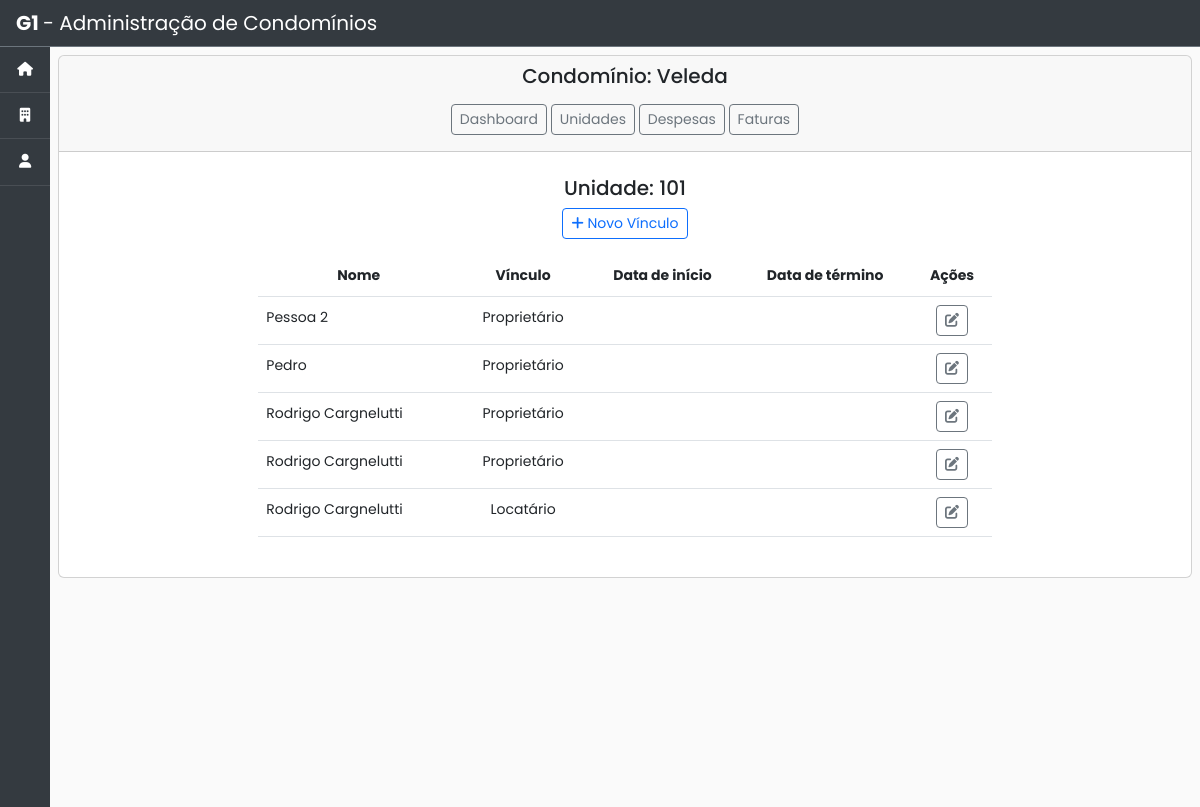
Screenshot of /condominios/pessoa_unidade_list/1/ with the database file from the repository.
### condominio/models.py (models this page shows, shortened)
class Unidade(models.Model):
    nome = models.CharField(max_length=200)
    fracao = models.CharField('fração', max_length=20)
    condominio = models.ForeignKey(Condominio, on_delete=models.CASCADE, related_name='unidades')  # noqa

class Condominio(models.Model):
    nome = models.CharField(max_length=200)
    documento = models.CharField('CNPJ', max_length=20)
    cep = models.CharField('CEP', max_length=10)
    endereco = models.CharField('Endereço', max_length=50)
    numero = models.CharField('Número', max_length=10)
    bairro = models.CharField(max_length=50)
    cidade = models.CharField(max_length=50)
    estado = models.CharField(max_length=50)
    pais = models.CharField('País', max_length=50)
    area_comum = models.CharField('área comum', max_length=50, blank=True, null=True)  # noqa
    area_privativa = models.CharField('área privativa', max_length=50, blank=True, null=True)  # noqa
    area_total = models.CharField('área total', max_length=50, blank=True, null=True)  # noqa
    dia_vencimento_boleto = models.CharField('Dia de vencimento da fatura', max_length=2)  # noqa
    status = models.BooleanField(default=True, blank=True, null=True)
    data_inicio_contrato = models.DateTimeField(blank=True, null=True)
    data_fim_contrato = models.DateTimeField(blank=True, null=True)
    created_at = models.DateTimeField(auto_now_add=True)
    updated_at = models.DateTimeField(auto_now=True)

class PessoaUnidade(models.Model):
    class Morador(models.TextChoices):
        PROPRIETARIO = 'Proprietário', 'Proprietário'
        LOCATARIO = 'Locatário', 'Locatário'
    pessoa = models.ForeignKey(Pessoa, on_delete=models.CASCADE, related_name="moradores")  # noqa
    unidade = models.ForeignKey(Unidade, on_delete=models.PROTECT, related_name="moradores")  # noqa
    vinculo = models.CharField(choices=Morador.choices, max_length=15)  # noqa
    data_inicio = models.DateField('data de início', null=True)
    data_fim = models.DateField('data de fim', blank=True, null=True)
    created_at = models.DateTimeField(auto_now_add=True)
    updated_at = models.DateTimeField(auto_now=True)

class Pessoa(models.Model):
    class Status(models.TextChoices):
        ATIVO = 'Ativo', 'Ativo'
        INATIVO = 'Inativo', 'Inativo'
    nome = models.CharField(max_length=200)
    documento = models.CharField('CPF', max_length=20)
    status = models.CharField(choices=Status.choices, default=Status.ATIVO, max_length=10)  # noqa
    created_at = models.DateTimeField(auto_now_add=True)
    updated_at = models.DateTimeField(auto_now=True)

### condominio/views.py (the view)
# urls.py: path('pessoa_unidade_list/<int:unidade_id>/', views.pessoa_unidade_list, name='pessoa_unidade_list'),  # noqa
def pessoa_unidade_list(request, unidade_id):
    unidade = Unidade.objects.get(id=unidade_id)  # noqa
    pessoa_unidade = PessoaUnidade.objects.order_by("data_fim").filter(unidade_id=unidade_id)  # noqa
    return render(request, 'condominio/pessoa_unidade_list.html', {'unidade': unidade, 'pessoa_unidade': pessoa_unidade})  # noqa

### condominio/templates/condominio/pessoa_unidade_list.html (shortened to what this page needs)
{% extends 'base.html' %}
{% block content %}
  <div class="card">
    <div class="card-header text-center">
      <h5><span>Condomínio: {{ unidade.condominio.nome }} </span></h5>
      <div class="col-8 m-auto pt-2 pb-2 text-center">
        <a href="{% url 'condominio:gestao' condominio_id=unidade.condominio.id %}" class="btn btn-outline-secondary btn-sm">Dashboard</a>
        <a href="{% url 'condominio:unidade_list' unidade.condominio.id %}" class="btn btn-outline-secondary btn-sm">Unidades</a>
        <a href="" class="btn btn-outline-secondary btn-sm">Despesas</a>
        <a href="" class="btn btn-outline-secondary btn-sm">Faturas</a>
      </div>
    </div>
    <div class="card-body">
      <div class="col-8 m-auto pt-2 pb-2 text-center" >
        <h5>Unidade: {{unidade.nome}} </h5>
        <a href="{% url 'condominio:pessoa_unidade_create' unidade_id=unidade.id %}" class="btn btn-outline-primary btn-sm"> <span class="fas fa-plus"></span> Novo Vínculo</a>
      </div>
      <div class="col-8 m-auto pt-2 pb-2 text-center">
        <table class="table">
          <thead class="thead-dark">
            <tr style="text-align: center">
              <th scope="col">Nome</th>
              <th scope="col">Vínculo</th>
              <th scope="col">Data de início</th>
              <th scope="col">Data de término</th>
              <th scope="col">Ações</th>
            </tr>
          </thead>
          <tbody>
            {% for pu in pessoa_unidade %}
            <tr style="text-align: center">
              <td style="text-align: left">{{pu.pessoa.nome}}</td>
              <td>{{pu.vinculo}}</td>
              <td>{{pu.data_inicio|date:"d/m/Y"}}</td>
              <td>{{pu.data_fim|date:"d/m/Y"}}</td>
              <td>
                <a href=" {% url 'condominio:pessoa_unidade_update' pu.id %}" class="btn btn-outline-secondary btn-sm" data-bs-toggle="tooltip" data-bs-placement="top" title="Editar"><i class="fas fa-edit"></i></a>
              </td>
            </tr>
            {% endfor %}
          </tbody>
        </table>
      </div>
    </div>
  </div>
{% endblock %}

### base_static/css/global-style.css (style rules this page uses)
:root { --blue: #007bff; --indigo: #6610f2; --purple: #6f42c1; --pink: #e83e8c; --red: #dc3545; --orange: #fd7e14; --yellow: #ffc107; --green: #28a745; --teal: #20c997; --cyan: #17a2b8; --white: #fff; --gray: #6c757d; --gray-dark: #343a40; --primary: #007bff; --secondary: #6c757d; --success: #28a745; --info: #17a2b8; --warning: #ffc107; --danger: #dc3545; --light: #f8f9fa; --dark: #343a40; }
html { position: relative; min-height: 100%; font-family: sans-serif; line-height: 1.15; -webkit-text-size-adjust: 100%; -webkit-tap-highlight-color: rgba(0, 0, 0, 0); }
body { margin: 0; font-family: "Poppins", Arial, sans-serif; font-size: 14px; line-height: 1.8; font-weight: normal; background: #fafafa; color: white; }

### rows the page displays
Unidade: condominio.nome "Veleda", nome "101"
PessoaUnidade: pessoa.nome "Pessoa 2", vinculo "Proprietário"
PessoaUnidade: pessoa.nome "Pedro", vinculo "Proprietário"
PessoaUnidade: pessoa.nome "Rodrigo Cargnelutti", vinculo "Proprietário"
PessoaUnidade: pessoa.nome "Rodrigo Cargnelutti", vinculo "Proprietário"
PessoaUnidade: pessoa.nome "Rodrigo Cargnelutti", vinculo "Locatário"
